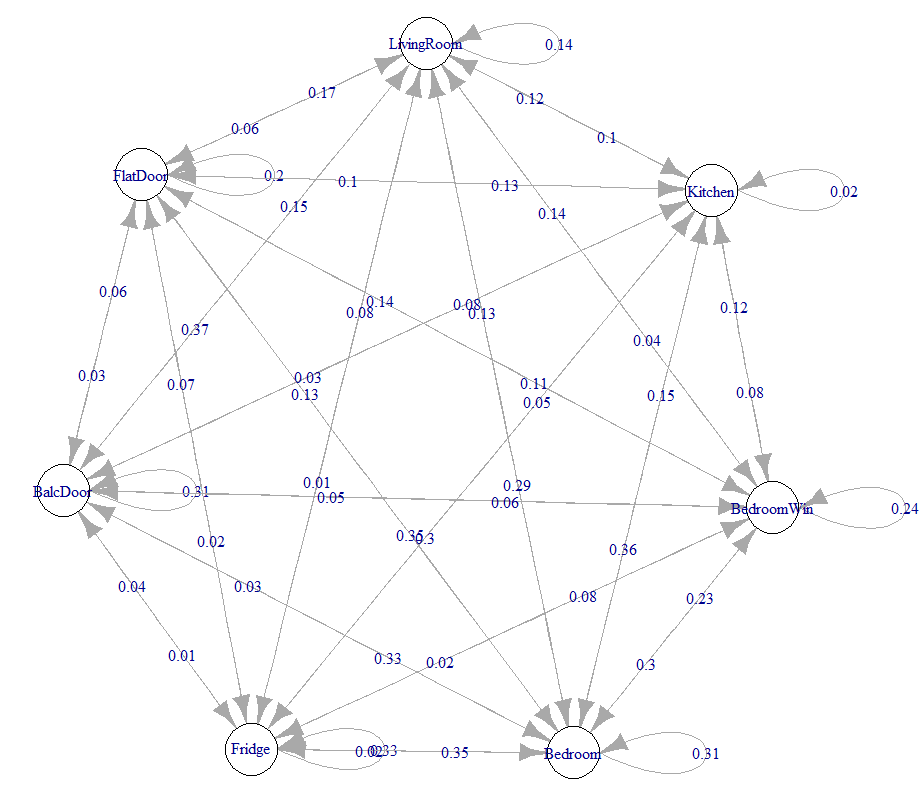

This figure's R source:
d <- read.csv('../data/result', sep=' ')
names(d)
sensorTypes <- unique(d$sensorType)
min(d$fileName)

sensorTypes
par(mfrow=c(2,2))

for (s in sensorTypes) {
  filtered <- d[d$sensorType == s,]
  dt <-as.POSIXct(as.numeric(as.character(filtered$fileName/1000)),origin="1970-01-01",tz="GMT")
  plot(dt, filtered$eventData, col = filtered$sensorId, xlab = s, xaxt='n')
  xtick<-seq(min(dt), max(dt), length.out = 10)
  axis(side=1, at=xtick, labels = FALSE)
  text(x=xtick,  par("usr")[3],  labels = xtick, srt = 90, pos = 1, xpd = TRUE)
}


par(mfrow=c(1,1))
bw <- d[d$sensorId == "bewegungsmelder_14",]

bw

plot(as.POSIXct(as.numeric(as.character(bw$fileName/1000)),origin="1970-01-01",tz="GMT"), bw$eventData , col = bw$sensorId, xlab = "bewegungsmelder", xaxt='n')
xtick<-seq(min(as.POSIXct(as.numeric(as.character(bw$fileName/1000)),origin="1970-01-01",tz="GMT")), max(as.POSIXct(as.numeric(as.character(bw$fileName/1000)),origin="1970-01-01",tz="GMT")), length.out = 10)
axis(side=1, at=xtick, labels = FALSE)
text(x=xtick,  par("usr")[3],  labels = xtick, srt = 90, pos = 1, xpd = TRUE)

library(markovchain)

Bew6 <- d[d$sensorType == "bewegungsmelder" & d$sensorId == "bewegungsmelder_6" & d$eventType == "bewegung",]
Bew14 <- d[d$sensorType == "bewegungsmelder" & d$sensorId == "bewegungsmelder_14" & d$eventType == "bewegung",]
Bew15 <- d[d$sensorType == "bewegungsmelder" & d$sensorId == "bewegungsmelder_15" & d$eventType == "bewegung",]


Ko3 <- d[d$sensorType == "kontakt" & d$eventType == "offen" & d$sensorId == "kontakt_3",]
Ko9 <- d[d$sensorType == "kontakt" & d$eventType == "offen" & d$sensorId == "kontakt_9",]
Ko11 <- d[d$sensorType == "kontakt" & d$eventType == "offen" & d$sensorId == "kontakt_11",]
Ko13 <- d[d$sensorType == "kontakt" & d$eventType == "offen" & d$sensorId == "kontakt_13",]

out <- data.frame(ts = Bew6[Bew6$eventData == '1',]$fileName, status = 'Kitchen')
out <- rbind(out, data.frame(ts = Bew14[Bew14$eventData == '1',]$fileName, status = 'LivingRoom'))
out <- rbind(out, data.frame(ts = Bew15[Bew15$eventData == '1',]$fileName, status = 'Bedroom'))

out <- rbind(out, data.frame(ts = Ko3[Ko3$eventData == '1',]$fileName, status = 'FlatDoor'))
out <- rbind(out, data.frame(ts = Ko9[Ko9$eventData == '1',]$fileName, status = 'Fridge'))
out <- rbind(out, data.frame(ts = Ko11[Ko11$eventData == '1',]$fileName, status = 'BalcDoor'))
out <- rbind(out, data.frame(ts = Ko13[Ko13$eventData == '1',]$fileName, status = 'BedroomWin'))


out <- out[with(out, order(ts)), ]

mc.fit <- markovchainFit(data = out$status, method="mle", name="Event Sensor MLE")

summary(mc.fit)
plot(mc.fit$estimate, vertex.color="white", edge.arrow.size=0.3)

rmarkovchain(n=1000, object=mc.fit$estimate, t0 = "FlatDoor") # show standard path...
